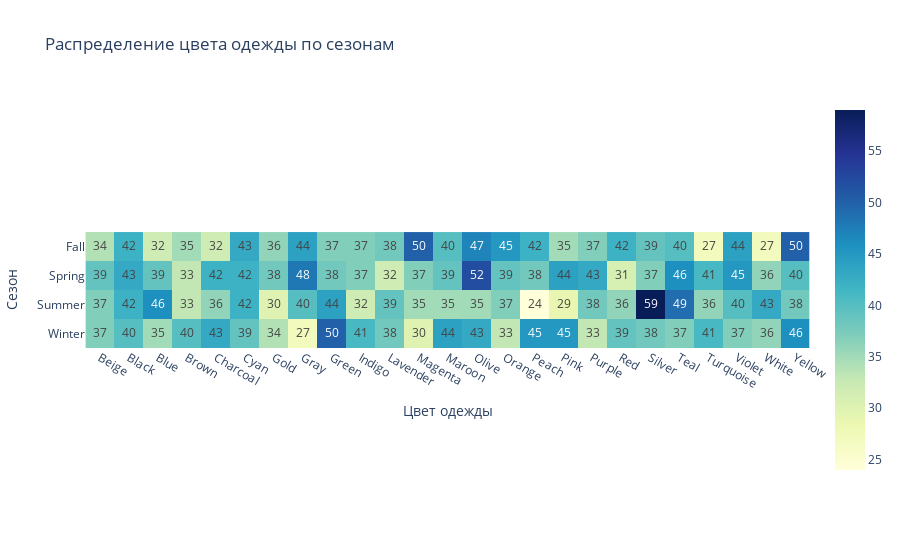

The cell this chart's notebook holds for it:
### Markdown cell above
Есть ли зависимость между цветом одежды и сезоном

### Code cell
import pandas as pd
import plotly.express as px

color_season_table = pd.crosstab( df['Season'], df['Color'])

fig = px.imshow(color_season_table, text_auto=True, color_continuous_scale='ylgnbu', 
                title='Распределение цвета одежды по сезонам')

fig.update_layout(
    xaxis_title='Цвет одежды',
    yaxis_title='Сезон'
)
fig.show()

### Figure 1 — Plotly figure (JSON) as saved in the notebook; plotly's stock layout.template omitted (floating-point values rounded to 4 significant figures)
{"data": [{"coloraxis": "coloraxis", "hovertemplate": "Color: %{x}<br>Season: %{y}<br>color: %{z}<extra></extra>", "name": "0", "texttemplate": "%{z}", "type": "heatmap", "x": ["Beige", "Black", "Blue", "Brown", "Charcoal", "Cyan", "Gold", "Gray", "Green", "Indigo", "Lavender", "Magenta", "Maroon", "Olive", "Orange", "Peach", "Pink", "Purple", "Red", "Silver", "Teal", "Turquoise", "Violet", "White", "Yellow"], "xaxis": "x", "y": ["Fall", "Spring", "Summer", "Winter"], "yaxis": "y", "z": [[34, 42, 32, 35, 32, 43, 36, 44, 37, 37, 38, 50, 40, 47, 45, 42, 35, 37, 42, 39, 40, 27, 44, 27, 50], [39, 43, 39, 33, 42, 42, 38, 48, 38, 37, 32, 37, 39, 52, 39, 38, 44, 43, 31, 37, 46, 41, 45, 36, 40], [37, 42, 46, 33, 36, 42, 30, 40, 44, 32, 39, 35, 35, 35, 37, 24, 29, 38, 36, 59, 49, 36, 40, 43, 38], [37, 40, 35, 40, 43, 39, 34, 27, 50, 41, 38, 30, 44, 43, 33, 45, 45, 33, 39, 38, 37, 41, 37, 36, 46]]}], "layout": {"coloraxis": {"colorscale": [[0, "rgb(255,255,217)"], [0.125, "rgb(237,248,177)"], [0.25, "rgb(199,233,180)"], [0.375, "rgb(127,205,187)"], [0.5, "rgb(65,182,196)"], [0.625, "rgb(29,145,192)"], [0.75, "rgb(34,94,168)"], [0.875, "rgb(37,52,148)"], [1, "rgb(8,29,88)"]]}, "title": {"text": "Распределение цвета одежды по сезонам"}, "xaxis": {"anchor": "y", "constrain": "domain", "domain": [0, 1], "scaleanchor": "y", "title": {"text": "Цвет одежды"}}, "yaxis": {"anchor": "x", "autorange": "reversed", "constrain": "domain", "domain": [0, 1], "title": {"text": "Сезон"}}}}
